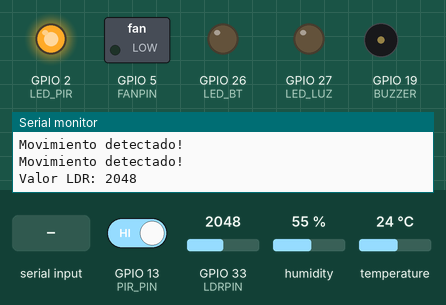
Simulated run of this sketch. Board: ESP32. On the bench: switched loads named in the sketch (green lamp = pin HIGH), output pins drawn as LEDs (lit = HIGH), buzzer (waves = sounding, pin HIGH), the last lines printed to the serial monitor. Inputs (shaded band) come from the test bench; at power-on: temperature 24 °C, GPIO 33 (LDRPIN) = 2048, GPIO 13 (PIR_PIN) HIGH, humidity 55 %. Nothing arrives over Bluetooth unless stated.

Above: at 1.2 s.
1.3 s: "A" received over the second serial link
At 2.5 s:
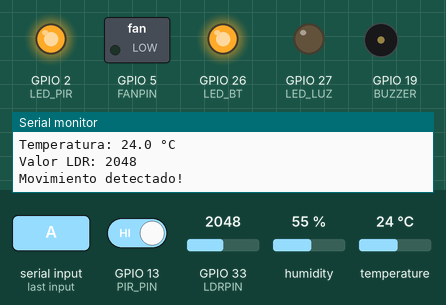
2.8 s: temperature set to 27 °C
5.3 s: temperature set to 30 °C
At 6.8 s:
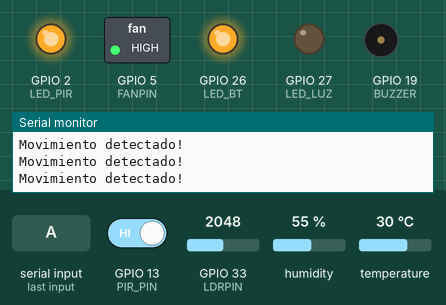
7.6 s: GPIO 33 (LDRPIN) set to 65
9.4 s: GPIO 33 (LDRPIN) set to 56
At 10.9 s:
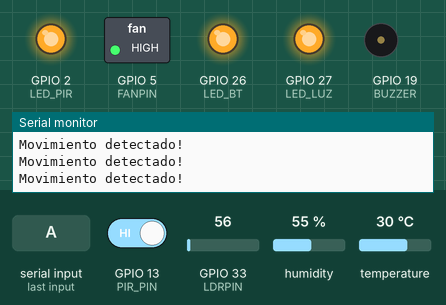
11.5 s: "B" received over the second serial link
At 11.72 s:
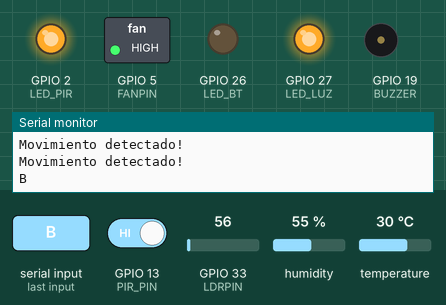
Timing chart, 0 to 14.3 s (numbered marks = the images above; inputs shaded):
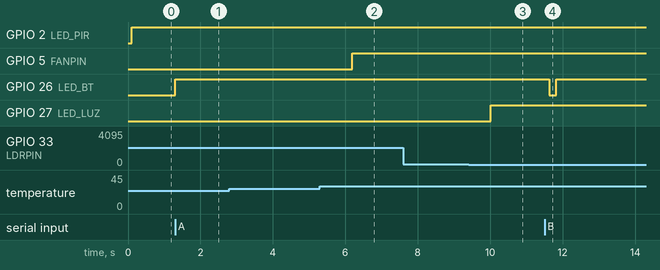

Measured:
- the behaviour switches between 28 and 29 °C on temperature (found by bisection; images 1 and 2)
- the behaviour switches between 61 and 60 on GPIO 33 (LDRPIN) (found by bisection; images 2 and 3)
- after the input at 1.3 s, GPIO 26 (LED_BT): LOW → HIGH at once
- after the input at 5.3 s, GPIO 5 (FANPIN): LOW → HIGH after 0.89 s
- after the input at 9.4 s, GPIO 27 (LED_LUZ): LOW → HIGH after 0.62 s
- after the input at 11.5 s, GPIO 26 (LED_BT): HIGH → LOW after 0.12 s, → HIGH 0.20 s later

The sketch:

Intento_de_Codigo_con_pir.ino
```cpp
#include "BluetoothSerial.h"
#include "DHT.h"
#include <Ticker.h>

// ==== Pines ====
#define DHTPIN 4           // Sensor de temperatura
#define DHTTYPE DHT11
#define FANPIN 5           // Ventilador
#define LED_BT 26          // LED controlado por Bluetooth
#define LDRPIN 33          // Sensor LDR (entrada analógica)
#define LED_LUZ 27         // LED controlado por luz
#define PIR_PIN 13         // ⚠️ PIR en GPIO 13 (no uses GPIO1)
#define LED_PIR 2          // LED de detección de movimiento
#define BUZZER 19

int vigilante = 0;

// ==== Objetos ====
BluetoothSerial SerialBT;
DHT dht(DHTPIN, DHTTYPE);
Ticker tickerDHT;
Ticker tickerLuz;

// ==== Variables ====
volatile bool leerTemperatura = false;
volatile bool leerLuz = false;
String device_name = "ESP32-COMPLETO";

// ==== Funciones de los timers ====
void activarLecturaDHT() { leerTemperatura = true; }
void activarLecturaLuz() { leerLuz = true; }

// ==== Filtro de estabilidad del PIR ====
bool leerPIREstable(int pin) {
  int cuentaAlta = 0;
  for (int i = 0; i < 10; i++) {
    if (digitalRead(pin) == HIGH) cuentaAlta++;
    delay(10);
  }
  return (cuentaAlta > 7); // Solo si 8 de 10 lecturas son HIGH
}

void setup() {
  Serial.begin(115200);
  SerialBT.begin(device_name);
  dht.begin();

  pinMode(FANPIN, OUTPUT);
  pinMode(LED_BT, OUTPUT);
  pinMode(LED_LUZ, OUTPUT);
  pinMode(LDRPIN, INPUT);
  pinMode(PIR_PIN, INPUT); // Si tenés una resistencia externa, usá INPUT_PULLDOWN
  pinMode(LED_PIR, OUTPUT);
  pinMode(BUZZER, OUTPUT);
  digitalWrite(BUZZER, LOW);

  Serial.printf("Bluetooth \"%s\" iniciado.\nEmpareja el dispositivo desde tu celular.\n", device_name.c_str());

  // Timers
  tickerDHT.attach(2, activarLecturaDHT);  // cada 2 s lee DHT
  tickerLuz.attach(1, activarLecturaLuz);  // cada 1 s lee LDR
}

void loop() {
  // === Sensor PIR con filtro ===
  bool pirValor = leerPIREstable(PIR_PIN);

  if (vigilante == 0) {
    if (pirValor) {
      digitalWrite(LED_PIR, HIGH);
      Serial.println("Movimiento detectado!");
      SerialBT.println("Movimiento detectado!");
    } else {
      digitalWrite(LED_PIR, LOW);
    }
  } else {
    if (pirValor) {
      digitalWrite(LED_PIR, HIGH);
      digitalWrite(BUZZER, HIGH);
      Serial.println("Movimiento detectado con alarma!");
      SerialBT.println("Movimiento detectado con alarma!");
    } else {
      digitalWrite(LED_PIR, LOW);
      digitalWrite(BUZZER, LOW);
    }
  }

  // === Bluetooth ===
  if (SerialBT.available()) {
    char c = SerialBT.read();
    Serial.write(c);

    switch (c) {
      case 'A':
        digitalWrite(LED_BT, HIGH);
        SerialBT.println("LED encendido manualmente.");
        break;

      case 'B':
        digitalWrite(LED_BT, LOW);
        delay(200);
        digitalWrite(LED_BT, HIGH);
        SerialBT.println("LED parpadeó.");
        break;

      case 'C':
        vigilante = !vigilante; // alterna entre 0 y 1
        SerialBT.printf("Modo vigilante: %s\n", vigilante ? "Activado" : "Desactivado");
        break;
    }
  }

  // === Lectura DHT ===
  if (leerTemperatura) {
    leerTemperatura = false;
    float t = dht.readTemperature();

    if (isnan(t)) {
      Serial.println("Error al leer el sensor DHT!");
      SerialBT.println("Error al leer el sensor DHT!");
    } else {
      if (t > 28)
        digitalWrite(FANPIN, HIGH);
      else
        digitalWrite(FANPIN, LOW);

      Serial.printf("Temperatura: %.1f °C\n", t);
      SerialBT.printf("Temperatura: %.1f °C\n", t);
    }
  }

  // === Lectura LDR ===
  if (leerLuz) {
    leerLuz = false;
    int valorLuz = analogRead(LDRPIN);
    Serial.print("Valor LDR: ");
    Serial.println(valorLuz);

    if (valorLuz > 60) {  // hay mucha luz
      digitalWrite(LED_LUZ, LOW);
    } else {              // poca luz
      digitalWrite(LED_LUZ, HIGH);
    }
  }

  delay(100); // Pequeña pausa general
}
```
